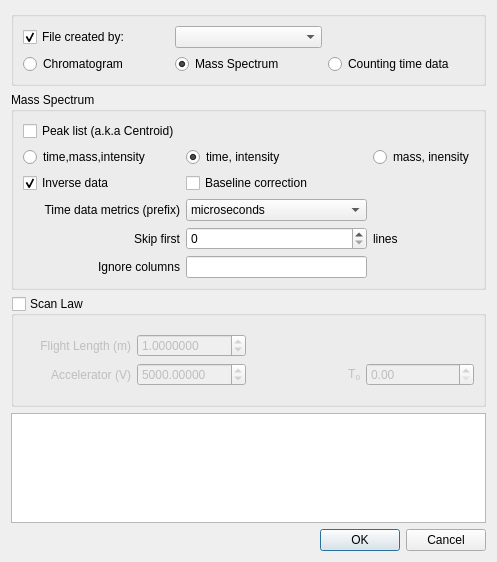
<?xml version="1.0" encoding="UTF-8"?>
<ui version="4.0">
 <class>Dialog</class>
 <widget class="QDialog" name="Dialog">
  <property name="geometry">
   <rect>
    <x>0</x>
    <y>0</y>
    <width>497</width>
    <height>562</height>
   </rect>
  </property>
  <property name="windowTitle">
   <string>Dialog</string>
  </property>
  <layout class="QVBoxLayout" name="verticalLayout" stretch="1,2,2,2,0">
   <item>
    <widget class="QGroupBox" name="groupBox">
     <property name="title">
      <string/>
     </property>
     <layout class="QHBoxLayout" name="horizontalLayout_2">
      <item>
       <layout class="QGridLayout" name="gridLayout_6">
        <item row="1" column="0">
         <widget class="QRadioButton" name="radioButton">
          <property name="text">
           <string>Chromatogram</string>
          </property>
         </widget>
        </item>
        <item row="1" column="1">
         <widget class="QRadioButton" name="radioButton_2">
          <property name="text">
           <string>Mass Spectrum</string>
          </property>
          <property name="checked">
           <bool>true</bool>
          </property>
         </widget>
        </item>
        <item row="0" column="0">
         <widget class="QCheckBox" name="checkBox">
          <property name="text">
           <string>File created by:</string>
          </property>
          <property name="checked">
           <bool>true</bool>
          </property>
         </widget>
        </item>
        <item row="0" column="1">
         <widget class="QComboBox" name="comboBox"/>
        </item>
        <item row="1" column="2">
         <widget class="QRadioButton" name="radioButton_6">
          <property name="text">
           <string>Counting time data</string>
          </property>
         </widget>
        </item>
       </layout>
      </item>
     </layout>
    </widget>
   </item>
   <item>
    <widget class="QGroupBox" name="groupBox_3">
     <property name="title">
      <string>Mass Spectrum</string>
     </property>
     <layout class="QGridLayout" name="gridLayout_4">
      <item row="0" column="0">
       <layout class="QGridLayout" name="gridLayout_3">
        <item row="4" column="0">
         <widget class="QLabel" name="label_4">
          <property name="text">
           <string>Skip first</string>
          </property>
          <property name="alignment">
           <set>Qt::AlignRight|Qt::AlignTrailing|Qt::AlignVCenter</set>
          </property>
         </widget>
        </item>
        <item row="4" column="1">
         <widget class="QSpinBox" name="spinBox">
          <property name="maximum">
           <number>999</number>
          </property>
         </widget>
        </item>
        <item row="2" column="0">
         <widget class="QCheckBox" name="checkBox_2">
          <property name="text">
           <string>Inverse data</string>
          </property>
          <property name="checked">
           <bool>true</bool>
          </property>
         </widget>
        </item>
        <item row="2" column="1">
         <widget class="QCheckBox" name="checkBox_3">
          <property name="text">
           <string>Baseline correction</string>
          </property>
         </widget>
        </item>
        <item row="3" column="0">
         <widget class="QLabel" name="label_3">
          <property name="text">
           <string>Time data metrics (prefix)</string>
          </property>
          <property name="alignment">
           <set>Qt::AlignRight|Qt::AlignTrailing|Qt::AlignVCenter</set>
          </property>
         </widget>
        </item>
        <item row="3" column="1">
         <widget class="QComboBox" name="comboBox_2">
          <property name="editable">
           <bool>false</bool>
          </property>
          <property name="currentText">
           <string>microseconds</string>
          </property>
          <property name="currentIndex">
           <number>2</number>
          </property>
          <item>
           <property name="text">
            <string>seconds</string>
           </property>
          </item>
          <item>
           <property name="text">
            <string>milliseconds</string>
           </property>
          </item>
          <item>
           <property name="text">
            <string>microseconds</string>
           </property>
          </item>
          <item>
           <property name="text">
            <string>nanoseconds</string>
           </property>
          </item>
          <item>
           <property name="text">
            <string>picoseconds</string>
           </property>
          </item>
         </widget>
        </item>
        <item row="0" column="0">
         <widget class="QCheckBox" name="checkBox_4">
          <property name="text">
           <string>Peak list (a.k.a Centroid)</string>
          </property>
          <property name="checked">
           <bool>false</bool>
          </property>
         </widget>
        </item>
        <item row="4" column="2">
         <widget class="QLabel" name="label_5">
          <property name="text">
           <string>lines</string>
          </property>
         </widget>
        </item>
        <item row="1" column="0">
         <widget class="QRadioButton" name="radioButton_5">
          <property name="text">
           <string>time,mass,intensity</string>
          </property>
         </widget>
        </item>
        <item row="1" column="2">
         <widget class="QRadioButton" name="radioButton_4">
          <property name="text">
           <string>mass, inensity</string>
          </property>
         </widget>
        </item>
        <item row="1" column="1">
         <widget class="QRadioButton" name="radioButton_3">
          <property name="text">
           <string>time, intensity</string>
          </property>
          <property name="checked">
           <bool>true</bool>
          </property>
         </widget>
        </item>
        <item row="5" column="0">
         <widget class="QLabel" name="label_7">
          <property name="text">
           <string>Ignore columns</string>
          </property>
          <property name="alignment">
           <set>Qt::AlignRight|Qt::AlignTrailing|Qt::AlignVCenter</set>
          </property>
         </widget>
        </item>
        <item row="5" column="1">
         <widget class="QLineEdit" name="lineEdit"/>
        </item>
       </layout>
      </item>
     </layout>
    </widget>
   </item>
   <item>
    <widget class="QGroupBox" name="groupBox_2">
     <property name="title">
      <string>Scan Law</string>
     </property>
     <property name="checkable">
      <bool>true</bool>
     </property>
     <property name="checked">
      <bool>false</bool>
     </property>
     <layout class="QGridLayout" name="gridLayout_2">
      <item row="0" column="0">
       <layout class="QGridLayout" name="gridLayout">
        <item row="2" column="2">
         <widget class="QLabel" name="label_6">
          <property name="text">
           <string>T&lt;sub&gt;0&lt;/sub&gt;</string>
          </property>
          <property name="alignment">
           <set>Qt::AlignRight|Qt::AlignTrailing|Qt::AlignVCenter</set>
          </property>
         </widget>
        </item>
        <item row="1" column="1">
         <widget class="QDoubleSpinBox" name="doubleSpinBox">
          <property name="decimals">
           <number>7</number>
          </property>
          <property name="value">
           <double>1.000000000000000</double>
          </property>
         </widget>
        </item>
        <item row="2" column="1">
         <widget class="QDoubleSpinBox" name="doubleSpinBox_2">
          <property name="decimals">
           <number>5</number>
          </property>
          <property name="maximum">
           <double>1000000.000000000000000</double>
          </property>
          <property name="value">
           <double>5000.000000000000000</double>
          </property>
         </widget>
        </item>
        <item row="1" column="0">
         <widget class="QLabel" name="label">
          <property name="text">
           <string>Flight Length (m)</string>
          </property>
          <property name="alignment">
           <set>Qt::AlignRight|Qt::AlignTrailing|Qt::AlignVCenter</set>
          </property>
         </widget>
        </item>
        <item row="2" column="0">
         <widget class="QLabel" name="label_2">
          <property name="text">
           <string>Accelerator (V)</string>
          </property>
          <property name="alignment">
           <set>Qt::AlignRight|Qt::AlignTrailing|Qt::AlignVCenter</set>
          </property>
         </widget>
        </item>
        <item row="2" column="3">
         <widget class="QDoubleSpinBox" name="doubleSpinBox_3"/>
        </item>
       </layout>
      </item>
     </layout>
    </widget>
   </item>
   <item>
    <widget class="QTableView" name="tableView"/>
   </item>
   <item>
    <widget class="QDialogButtonBox" name="buttonBox">
     <property name="orientation">
      <enum>Qt::Horizontal</enum>
     </property>
     <property name="standardButtons">
      <set>QDialogButtonBox::Cancel|QDialogButtonBox::Ok</set>
     </property>
    </widget>
   </item>
  </layout>
 </widget>
 <resources/>
 <connections>
  <connection>
   <sender>buttonBox</sender>
   <signal>accepted()</signal>
   <receiver>Dialog</receiver>
   <slot>accept()</slot>
   <hints>
    <hint type="sourcelabel">
     <x>248</x>
     <y>254</y>
    </hint>
    <hint type="destinationlabel">
     <x>157</x>
     <y>274</y>
    </hint>
   </hints>
  </connection>
  <connection>
   <sender>buttonBox</sender>
   <signal>rejected()</signal>
   <receiver>Dialog</receiver>
   <slot>reject()</slot>
   <hints>
    <hint type="sourcelabel">
     <x>316</x>
     <y>260</y>
    </hint>
    <hint type="destinationlabel">
     <x>286</x>
     <y>274</y>
    </hint>
   </hints>
  </connection>
 </connections>
</ui>
